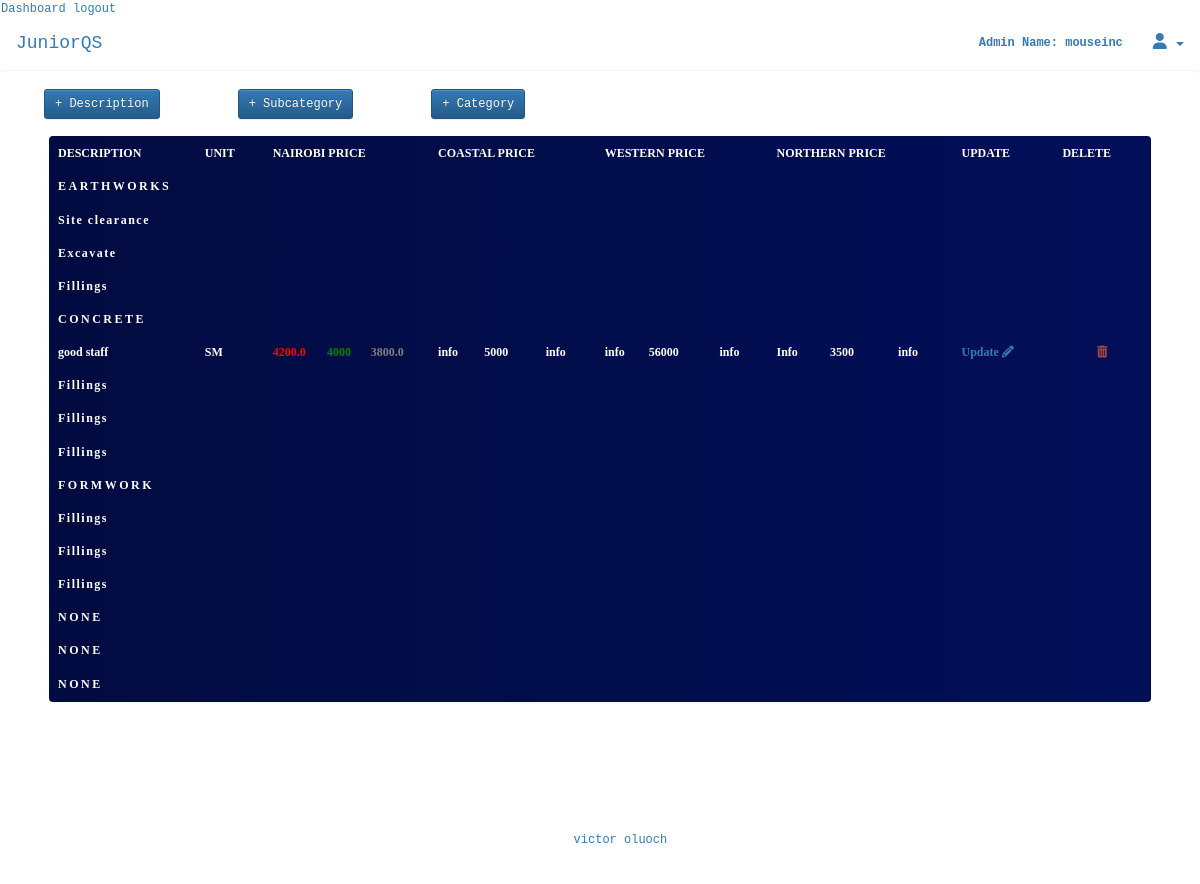
Page /home (signed in) on the committed database.
### app/models.py (models this page shows, shortened)
class User(UserMixin,db.Model):
    __tablename__ = "users"
    id = db.Column(db.Integer, primary_key=True)
    firstname = db.Column(db.String(250), nullable=False)
    lastname = db.Column(db.String(250))
    username = db.Column(db.String(200))
    email = db.Column(db.String(200), unique=True)
    password = db.Column(db.String(250))
    is_admin = db.Column(db.Boolean, default=False)
    @loginmanager.user_loader
    def user_loader(id):
        return User.query.get(int(id))

class Category(db.Model):
    id = db.Column(db.Integer, primary_key=True)
    subcategory_id = db.relationship('Subcategory', backref='subcategory', lazy='dynamic')
    description_id = db.relationship('Description', backref='desc', lazy='dynamic')
    name = db.Column(db.String(250))

class Subcategory(db.Model):
    id = db.Column(db.Integer, primary_key=True)
    description_id = db.relationship('Description', backref='description', lazy='dynamic')
    category = db.Column(db.Integer, db.ForeignKey('category.id'))
    name = db.Column(db.String(250))

class Description(db.Model):
    id = db.Column(db.Integer, primary_key=True)
    unit = db.Column(db.String(250), nullable=False)
    subcategory_id = db.Column(db.Integer, db.ForeignKey('subcategory.id'), nullable=False)
    category_id = db.Column(db.Integer, db.ForeignKey('category.id'), nullable=False)
    nairobi_region = db.Column(db.Integer)
    coastal_region = db.Column(db.Integer)
    western_region = db.Column(db.Integer)
    nothern_region = db.Column(db.Integer)
    name = db.Column(db.String(250), nullable=False)

### app/routes.py (the view)
@app.route('/', methods=['GET'])
@app.route('/home', methods=['GET'])
def home():
    cat = Category.query.all()
    desc = Description.query.all()
    subcategory = Subcategory.query.all()
    return render_template('dashboard.html', cat=cat, desc=desc, subcategory=subcategory)

### app/templates/dashboard.html (shortened to what this page needs)
<!DOCTYPE html>
<html>
    <head>
    <link rel="stylesheet" href="./static/styles/bootstrap.min.css">
    <link rel="stylesheet" href="./static/styles/bootstrap-theme.min.css">
    <link rel="stylesheet" href="./static/styles/font-awesome.min.css">
    <link rel="stylesheet" href="./static/css/font-awesome-animation.min.css">
    <link rel="stylesheet" href="https://stackpath.bootstrapcdn.com/font-awesome/4.7.0/css/font-awesome.min.css"><script src="https://kit.fontawesome.com/e6bee6f630.js"></script>
    <link rel="stylesheet" href="./static/css/main.css">
    <body>
        <nav class="navbar">
            {% if current_user.is_authenticated%}
            {% if current_user.is_admin == True%}
            <a href="{{url_for('home')}}">Dashboard</a>
            {% endif%}
        <a href="{{url_for('logout')}}">logout</a>
        {% else %}
        <a href="{{url_for('login')}}">login</a>
        <a href="{{url_for('register')}}">register</a>
        {% endif %}
            <div class="container-fluid">
                <div class="navbar-header">
                    <a class="navbar-brand" style="margin-top:2">
                        JuniorQS
                    </a>
                </div>
                    {% if current_user.is_authenticated and current_user.is_admin == True%}
                    <ul class="nav navbar-nav navbar-right">
                        <li class="dropdown">
                            <a>
                                 <b><span>Admin Name: {{current_user.username}}</span></b>
                            </a>
                        </li>
                        <li class="dropdown">
                            <a class="dropdown-toggle" data-toggle="dropdown" role="button" aria-haspopup="true" aria-expanded="false">
                                <i class="fa fa-user navbarIcons"></i>
                                <span class="caret"></span>
                            </a>
                        </li>
                    </ul>
                    {% endif%}
                </div>
        </nav>
<div class="pannel-main">
    <div class="row">
        <div class="col-sm-12">
            <div class="row">
                <div class="col-sm-12">
                    {% if current_user.is_authenticated and current_user.is_admin == True%}
                    <div class="col-sm-2 form-inline form-group-sm">
                        <button class="btn btn-primary btn-sm" id="createItem" style="margin-left: 1rem;">+ Description</button>
                    </div>
                    <div class="col-sm-2 form-inline form-group-sm">
                        <button class="btn btn-primary btn-sm" id="createSubcategory" style="margin-left: 1rem;">+ Subcategory</button>
                    </div>
                    <div class="col-sm-2 form-inline form-group-sm">
                        <button class="btn btn-primary btn-sm" id="createCategory" style="margin-left: 1rem;">+ Category</button>
                    </div>
                    {% endif %}
                </div>
            </div>
        </div>
    </div>
    <div class="row">
        <div class="col-sm-12">
            <div class="col-sm-12" id="itemsListDiv">
                <div class="row">
                    <div class="col-sm-12" id="itemsListTable">
<div class="col-sm-6">
   <br></div>
<div class="col-xs-12">
    <div class="panel" style="background-image: linear-gradient(to right, #020B40, #020F59); color: white;">
                <div class="table table-responsive">
            <table class="table" style="background-image: linear-gradient(to right, #020B40, #020F59); opacity: 1; color: white; font-family: Georgia, 'Times New Roman', Times, serif; font-weight: bolder;">
                <thead>
                    <tr style="background-color: transparent;">
                        <th>DESCRIPTION</th>
                        <th>UNIT</th>
                        <th>NAIROBI PRICE</th>
                        <th>COASTAL PRICE</th>
                        <th>WESTERN PRICE</th>
                        <th>NORTHERN PRICE</th>
                        {% if current_user.is_authenticated and current_user.is_admin == True%}
                        <th>UPDATE</th>
                        <th>DELETE</th>
                        {% endif %}
                    </tr>
                </thead>
                <tbody>
                    <tr>
                        {% for det in cat%}
						<td class="panel-heading" style="font-weight: bolder; text-transform: uppercase; color: white; letter-spacing: .25rem;" colspan="8">{{det.name}}</td>
					</tr>
					{% for sub in subcategory%}
							{%if sub.category == det.id%}
							<tr class="subcategory">
								<td style="font-weight:700; color: white; letter-spacing: .15rem;" colspan="8">{{sub.name}}</td>
							</tr>
						{%endif%}
						{% for details in desc%}
							<tr class="desc">
								{%if details.subcategory_id == sub.id and details.category_id == det.id %}
                                    <td>{{details.name}}</td>
									<td>{{details.unit}}</td>
									<td>
                                        <table>
                                            <tr>
                                                <td style="color: red;" class="large_font">{{details.nairobi_region * 1.05}}</td>
                                                <td style="color: green;" class="large_font">&nbsp;{{details.nairobi_region}}&nbsp;</td>
                                                <td style="color: gray;" class="large_font">{{details.nairobi_region * 0.95}}</td>
                                            </tr>
                                        </table>
                                    </td>
									<td>
                                        <table>
                                            <tr>
                                                <td class="large_font">info</td>
                                                <td class="large_font">&nbsp;{{details.coastal_region}}&nbsp;</td>
                                                <td class="large_font">info</td>
                                            </tr>
                                        </table>
                                    </td>
									<td>
                                        <table>
                                            <tr>
                                                <td class="large_font">info</td>
                                                <td class="large_font">&nbsp;{{details.western_region}}&nbsp;</td>
                                                <td class="large_font">info</td>
                                            </tr>
                                        </table>
                                    </td>
                                    <td>
                                        <table>
                                            <tr>
                                                <td class="large_font">Info</td>
                                                <td class="large_font">&nbsp;{{details.nothern_region}}&nbsp;</td>
                                                <td class="large_font">info</td>
                                            </tr>
                                        </table>
                                    </td>
                                        {% if current_user.is_authenticated and current_user.is_admin == True%}
                                        <td><a class="pointer updateStock" id="stock-1">Update <i class="fa fa-pencil pointer"></i></a></td>
                                        <td class="text-center"><i class="fa fa-trash text-danger delItem pointer"></i></td>
                                        {% endif %}
								{% endif %}
							</tr>
						{%endfor%}
					{%endfor%}
				{% endfor%}
               </tbody>
            </table>
        </div>
            </div>
</div>
<div class="col-sm-12 text-center">
</div>
</div>
                </div>
            </div>
        </div>
    </div>
</div>
        <footer class="container-fluid text-center hidden-print">
            <p>
                <i class="fa fa-copyright"></i>
                Copyright <a href="http://www.vicjuma945.com/">victor oluoch</a> (2020)
            </p>
        </footer>

### app/static/css/main.css (style rules this page uses)
.navbar { margin-bottom: 0; border-radius: 0; }
td, th, table { border: none !important; }
table { width: 100% !important; }
footer { background-color: transparent; color: white; padding: 25px; }
.pointer { cursor: pointer }
.pannel-main { min-height: 20px; padding: 19px; margin-bottom: 20px; border: none; border-radius: 4px; -webkit-box-shadow: inset 0 1px 1px rgba(0, 0, 0, .05); box-shadow: inset 0 1px 1px rgba(0, 0, 0, .05); }
body { background-color: #f5f5f5; background: url(./../images/background.jpg); font-size: 12px; font-family:monospace }
.navbarIcons { color:#337ab7; font-size:16px }

### rows in the picture
User: username "mouseinc"
Category: name "EARTHWORKS"
Subcategory: name "Site clearance"
Subcategory: name "Excavate"
Subcategory: name "Fillings"
Category: name "CONCRETE"
Description: name "good staff", unit "SM", details.nairobi_region*1.05 "4200.0", nairobi_region "4000", details.nairobi_region*0.95 "3800.0", coastal_region "5000", western_region "56000", nothern_region "3500"
Subcategory: name "Fillings"
Subcategory: name "Fillings"
Subcategory: name "Fillings"
Category: name "FORMWORK"
Subcategory: name "Fillings"
Subcategory: name "Fillings"
Subcategory: name "Fillings"
Category: name "NONE"
Category: name "NONE"
Category: name "NONE"
